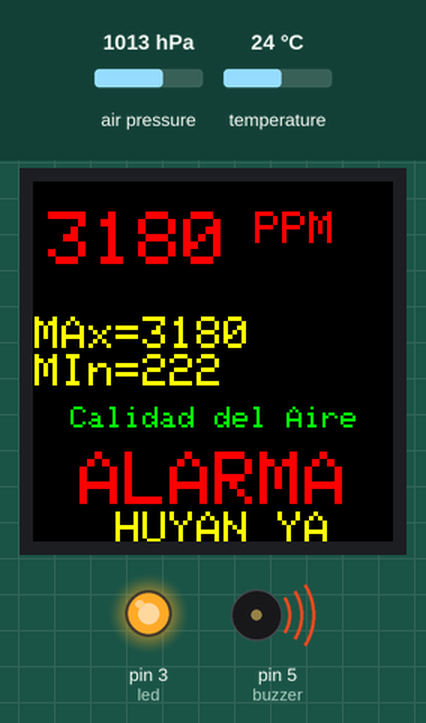
This sketch was run on a simulated Arduino Uno, built with avr-gcc and run on an emulated ATmega328P. Parts: 240×240 colour display, output pins drawn as LEDs (lit = HIGH), buzzer (waves = sounding, pin HIGH). The test bench sets the inputs (shaded band); at power-on: air pressure 1013 hPa, temperature 24 °C. What the sketch prints to the serial monitor is not drawn.

Above: at 0.3 s.
At 1.05 s:
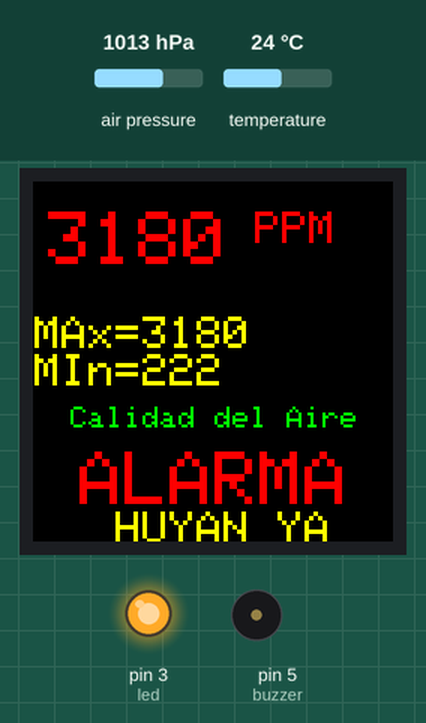
At 1.6 s:
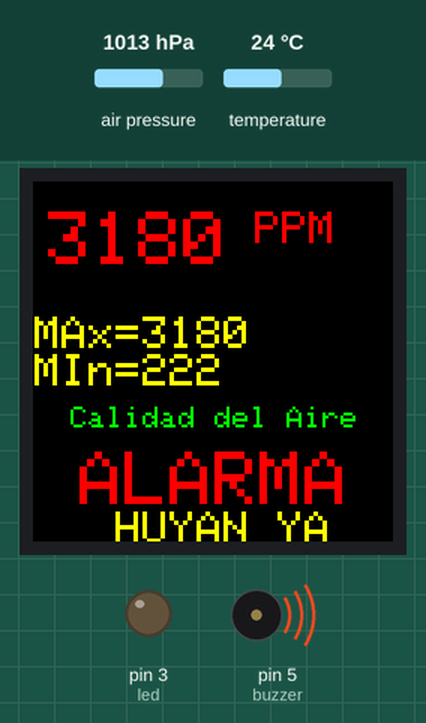
At 2.8 s:
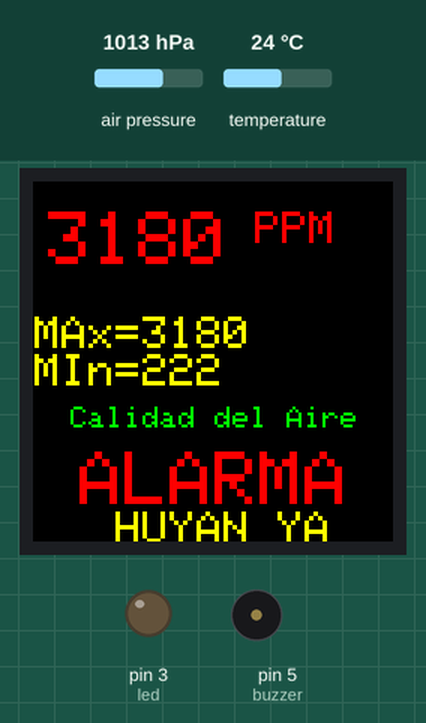
Timing chart, 0 to 130.0 s (numbered marks = the images above):
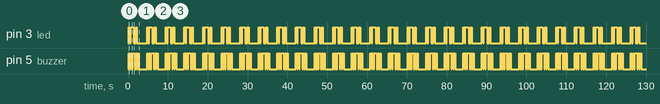

Measured:
- by itself, pin 3 (led): repeats every 4.7 s: LOW 0.20 s, HIGH 0.80 s, LOW 0.50 s, HIGH 0.30 s, LOW 2.6 s, HIGH 0.30 s
- by itself, pin 5 (buzzer): repeats every 4.7 s: LOW 0.20 s, HIGH 0.30 s, LOW 0.20 s, HIGH 0.60 s, 2 × (LOW 0.20 s, HIGH 0.30 s), LOW 2.1 s, HIGH 0.30 s
- by itself, everything shown: repeats every 4.7 s, in 11 steps

The sketch:

Co2_IPX240x240.ino
```cpp
// sensor MQ 135
// Juan Jose Boulosa 3-12-20

/*Hasta 350 ppm: calidad de aire interior alta
Entre 350 y 500 ppm: calidad de aire interior buena
Entre 500 y 800 ppm: calidad de aire interior moderada
Entre 800 y 1200 ppm: calidad de aire interior baja
Nivel superior a 1200 ppm: calidad de aire interior mala

 */

// ST7789 library example
// (c) 2019 Pawel A. Hernik

/*
 ST7789 240x240 IPS (without CS pin) connections (only 6 wires required):

 #01 GND -> GND
 #02 VCC -> VCC (3.3V only!)
 #03 SCL -> D13/SCK
 #04 SDA -> D11/MOSI
 #05 RES -> D8 or any digital
 #06 DC  -> D7 or any digital
 #07 BLK -> NC
*/


#include <Wire.h>
#include <Adafruit_Sensor.h>
#include <Adafruit_BMP085_U.h>

 /* Connections
   ===========
   Connect SCL to analog 5
   Connect SDA to analog 4
   Connect VDD to 3.3V DC
   Connect GROUND to common ground

   History
   =======
   2013/JUN/17  - Updated altitude calculations (KTOWN)
   2013/FEB/13  - First version (KTOWN)
*/


//#define TFT_CS    6
#define TFT_DC    7
#define TFT_RST   8
#define SCR_WD   240
#define SCR_HT   240   // 320 - to allow access to full 240x320 frame buffer
#include <SPI.h>
#include <Adafruit_GFX.h>
#include <Arduino_ST7789_Fast.h>
Arduino_ST7789 lcd = Arduino_ST7789(TFT_DC, TFT_RST);

Adafruit_BMP085_Unified bmp = Adafruit_BMP085_Unified(10085);

#define SensorMQ135 (0)// entrada A0 arduino
int DatosMQ;
int LectuAnterMax;
int LectuAnterMin;
int buzzer = 5;
int led = 3;

void setup() {
  pinMode(buzzer, OUTPUT);
  pinMode(led, OUTPUT);

Serial.begin (9600);
LectuAnterMin=222;  // minimo para comienzo de la serie

lcd.init(SCR_WD, SCR_HT);
 lcd.fillScreen(BLACK);
    lcd.cls();

  digitalWrite(led, LOW);
digitalWrite(buzzer, LOW);

 Serial.println("Pressure Sensor Test"); Serial.println("");

  /* Initialise the sensor */
  if(!bmp.begin())
  {
    /* There was a problem detecting the BMP085 ... check your connections */
    Serial.print("Ooops, no BMP085 detected ... Check your wiring or I2C ADDR!");
    while(1);
  }

  /* Display some basic information on this sensor */
  //displaySensorDetails();


}

void loop() {
  //DatosMQ=analogRead(SensorMQ135);
  DatosMQ=3180;   // VALORES DE PRUEBA MANUAL


Serial.print(DatosMQ,DEC);
Serial.println("ppm de CO2");//  ppm partes por millon
if (DatosMQ > LectuAnterMax){
  LectuAnterMax =DatosMQ;
  }
if (DatosMQ < LectuAnterMin){
  LectuAnterMin =DatosMQ;

}

Serial.print("MAx  ");
Serial.print(LectuAnterMax,DEC);
Serial.print("  MIn");
Serial.println(LectuAnterMin,DEC);
Serial.println(DatosMQ,DEC);  //monitor ploter salela println ultima


  lcd.setCursor(10, 20);
  if (DatosMQ <350 & DatosMQ>0) {
  lcd.setTextColor(BLUE,BLACK);
  }
  if (DatosMQ >=350& DatosMQ<500){
     lcd.setTextColor(GREEN,BLACK);
  }
  if (DatosMQ >=500& DatosMQ<800){
     lcd.setTextColor(YELLOW,BLACK);
  }
if (DatosMQ >=800 & DatosMQ<1200){

    lcd.setTextColor(RED,BLACK);
}
   if (DatosMQ >=1200){
    lcd.setTextColor(RED,BLACK);
   }
  lcd.setTextSize(5);
   lcd.print(DatosMQ,DEC);
   lcd.setTextSize(3);
  lcd.println(" PPM");


  lcd.setCursor(1, 90);
  lcd.setTextColor(YELLOW,BLACK);
  lcd.setTextSize(3);
  lcd.print("MAx=");
  lcd.print(LectuAnterMax,DEC);

  lcd.setCursor(1, 115);
  lcd.print("MIn=");
  lcd.print(LectuAnterMin,DEC);

/*Hasta 350 ppm: calidad de aire interior alta
Entre 350 y 500 ppm: calidad de aire interior buena
Entre 500 y 800 ppm: calidad de aire interior moderada
Entre 800 y 1200 ppm: calidad de aire interior baja
Nivel superior a 1200 ppm: calidad de aire interior mala

 */

 lcd.setCursor(1, 150);
  lcd.setTextColor(GREEN,BLACK);
  lcd.setTextSize(2);
  lcd.print("  Calidad del Aire ");

if (DatosMQ <350 & DatosMQ>0) {
  lcd.setCursor(1, 180);
    lcd.setTextColor(BLUE,BLACK);
  lcd.setTextSize(4);

  lcd.print("EXCELENTE");
lcd.setTextSize(3);


}
  if (DatosMQ >=350& DatosMQ<500){
  lcd.setCursor(1, 180);
    lcd.setTextColor(GREEN,BLACK);
  lcd.setTextSize(5);
  lcd.print(" BUENA  ");

  }
if (DatosMQ >=500& DatosMQ<800){
   lcd.setCursor(0, 180);
    lcd.setTextColor(YELLOW,BLACK);
  lcd.setTextSize(5);
  lcd.print("MODERADA");
   lcd.setTextSize(3);
  lcd.print("  VENTILAR");
}
 if (DatosMQ >=800 & DatosMQ<1200){

  lcd.setCursor(1, 180);
    lcd.setTextColor(RED,BLACK);
  lcd.setTextSize(5);
  lcd.print("PELIGRO");
  lcd.setTextSize(3);
  lcd.setTextColor(YELLOW,BLACK);
  lcd.print("  VENTILAR");
  digitalWrite(led, HIGH);

    digitalWrite(buzzer, HIGH);
    delay(300);
    digitalWrite(buzzer, LOW);
    digitalWrite(led, LOW);
    delay(200);
    digitalWrite(buzzer, HIGH);
    digitalWrite(led, HIGH);
    delay(300);
    digitalWrite(buzzer, LOW);
    delay(200);
    digitalWrite(buzzer, HIGH);
    digitalWrite(led, HIGH);
    delay(300);
    digitalWrite(buzzer, LOW);
    digitalWrite(led, LOW);

    digitalWrite(buzzer, HIGH);
    delay(300);
    digitalWrite(buzzer, LOW);
    delay(200);
    digitalWrite(buzzer, HIGH);
    digitalWrite(led, HIGH);
    delay(300);
    digitalWrite(buzzer, LOW);
    digitalWrite(led, LOW);
    delay(200);
    digitalWrite(buzzer, HIGH);
    delay(300);
    digitalWrite(buzzer, LOW);
   }
   if (DatosMQ >=1200){

   lcd.setCursor(1, 180);
    lcd.setTextColor(RED,BLACK);
  lcd.setTextSize(5);
  lcd.print(" ALARMA");
  lcd.setTextSize(3);
  lcd.setTextColor(YELLOW,BLACK);
 lcd.setCursor(1, 220);
  lcd.print("   HUYAN YA ");
  digitalWrite(led, HIGH);
    digitalWrite(buzzer, HIGH);
    delay(300);
    digitalWrite(buzzer, LOW);
    digitalWrite(led, LOW);
    delay(200);
    digitalWrite(buzzer, HIGH);
    digitalWrite(led, HIGH);
    delay(300);
    digitalWrite(buzzer, LOW);
    delay(200);
    digitalWrite(buzzer, HIGH);
    digitalWrite(led, HIGH);
    delay(300);
    digitalWrite(buzzer, LOW);
    digitalWrite(led, LOW);

    digitalWrite(buzzer, HIGH);
    delay(300);
    digitalWrite(buzzer, LOW);
    delay(200);
    digitalWrite(buzzer, HIGH);
    digitalWrite(led, HIGH);
    delay(300);
    digitalWrite(buzzer, LOW);
    digitalWrite(led, LOW);
    delay(200);
    digitalWrite(buzzer, HIGH);
    delay(300);
    digitalWrite(buzzer, LOW);
  }

  /* Get a new sensor event */
  sensors_event_t event;
  bmp.getEvent(&event);

  /* Display the results (barometric pressure is measure in hPa) */
  if (event.pressure)
  {
    /* Display atmospheric pressue in hPa */
    Serial.print("Pressure:    ");
    Serial.print(event.pressure);
    Serial.println(" hPa");

    /* Calculating altitude with reasonable accuracy requires pressure    *
     * sea level pressure for your position at the moment the data is     *
     * converted, as well as the ambient temperature in degress           *
     * celcius.  If you don't have these values, a 'generic' value of     *
     * 1013.25 hPa can be used (defined as SENSORS_PRESSURE_SEALEVELHPA   *
     * in sensors.h), but this isn't ideal and will give variable         *
     * results from one day to the next.                                  *
     *                                                                    *
     * You can usually find the current SLP value by looking at weather   *
     * websites or from environmental information centers near any major  *
     * airport.                                                           *
     *                                                                    *
     * For example, for Paris, France you can check the current mean      *
     * pressure and sea level at: http://bit.ly/16Au8ol                   */

    /* First we get the current temperature from the BMP085 */
    float temperature;
    bmp.getTemperature(&temperature);
    Serial.print("Temperature: ");
    Serial.print(temperature);
    Serial.println(" C");

    /* Then convert the atmospheric pressure, and SLP to altitude         */
    /* Update this next line with the current SLP for better results      */
    float seaLevelPressure = SENSORS_PRESSURE_SEALEVELHPA;
    Serial.print("Altitude:    ");
    Serial.print(bmp.pressureToAltitude(seaLevelPressure,
                                        event.pressure));
    Serial.println(" m");
    Serial.println("");
  }
  else
  {
    Serial.println("Sensor error");
  }
delay (2000);
}
```
